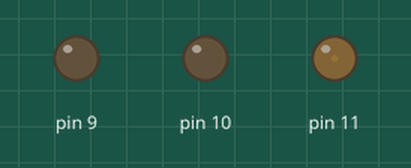
Simulated run of this sketch. Board: Arduino Uno, built with avr-gcc and run on an emulated ATmega328P. Parts: output pins drawn as LEDs (lit = HIGH).

Above: at 0.05 s.
At 0.55 s:
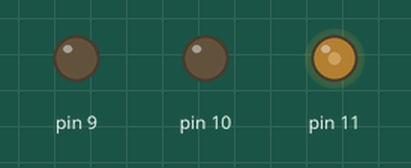
At 1.05 s:
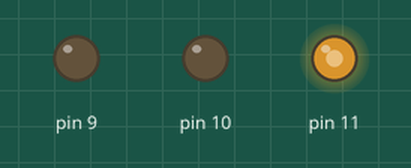
At 2.05 s:
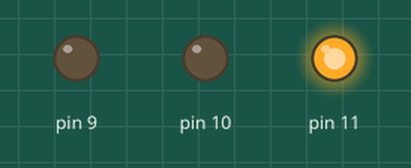
Timing chart, 0 to 4.7 s (numbered marks = the images above):
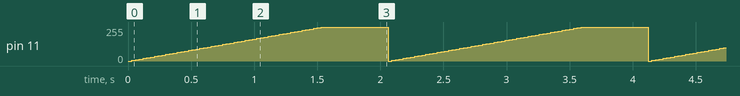

Measured:
- by itself, pin 11: ramps from 0/255 to 255/255 and jumps back, once every 2.1 s

The sketch:

6-TiraLed.ino
```cpp
void setup() {
  pinMode(9, OUTPUT);
  pinMode(10, OUTPUT);
  //pinMode(11, OUTPUT);
}

void loop() {
  for(int i = 0; i <= 255 ; i+=5){
    //analogWrite(9, i);
    analogWrite(11, i);
    //analogWrite(10, 255 - i);
    delay(30);
  }
  delay(500);
}
```
